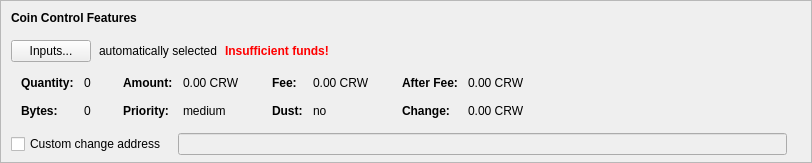
    <widget class="QFrame" name="frameCoinControl">
     <property name="sizePolicy">
      <sizepolicy hsizetype="Expanding" vsizetype="Expanding">
       <horstretch>0</horstretch>
       <verstretch>0</verstretch>
      </sizepolicy>
     </property>
     <property name="maximumSize">
      <size>
       <width>16777215</width>
       <height>16777215</height>
      </size>
     </property>
     <property name="frameShape">
      <enum>QFrame::StyledPanel</enum>
     </property>
     <property name="frameShadow">
      <enum>QFrame::Sunken</enum>
     </property>
     <layout class="QVBoxLayout" name="verticalLayoutCoinControl2">
      <property name="spacing">
       <number>0</number>
      </property>
      <property name="leftMargin">
       <number>0</number>
      </property>
      <property name="topMargin">
       <number>0</number>
      </property>
      <property name="rightMargin">
       <number>0</number>
      </property>
      <property name="bottomMargin">
       <number>6</number>
      </property>
      <item>
       <layout class="QVBoxLayout" name="verticalLayoutCoinControl" stretch="0,0,0,0,1">
        <property name="spacing">
         <number>0</number>
        </property>
        <property name="leftMargin">
         <number>10</number>
        </property>
        <property name="topMargin">
         <number>10</number>
        </property>
        <item>
         <layout class="QHBoxLayout" name="horizontalLayoutCoinControl1">
          <property name="bottomMargin">
           <number>15</number>
          </property>
          <item>
           <widget class="QLabel" name="labelCoinControlFeatures">
            <property name="sizePolicy">
             <sizepolicy hsizetype="Preferred" vsizetype="Maximum">
              <horstretch>0</horstretch>
              <verstretch>0</verstretch>
             </sizepolicy>
            </property>
            <property name="font">
             <font>
              <weight>75</weight>
              <bold>true</bold>
             </font>
            </property>
            <property name="styleSheet">
             <string notr="true">font-weight:bold;</string>
            </property>
            <property name="text">
             <string>Coin Control Features</string>
            </property>
           </widget>
          </item>
         </layout>
        </item>
        <item>
         <layout class="QHBoxLayout" name="horizontalLayoutCoinControl2" stretch="0,0,0,0">
          <property name="spacing">
           <number>8</number>
          </property>
          <property name="bottomMargin">
           <number>10</number>
          </property>
          <item>
           <widget class="QPushButton" name="pushButtonCoinControl">
            <property name="styleSheet">
             <string notr="true"/>
            </property>
            <property name="text">
             <string>Inputs...</string>
            </property>
            <property name="autoDefault">
             <bool>false</bool>
            </property>
           </widget>
          </item>
          <item>
           <widget class="QLabel" name="labelCoinControlAutomaticallySelected">
            <property name="text">
             <string>automatically selected</string>
            </property>
            <property name="margin">
             <number>5</number>
            </property>
           </widget>
          </item>
          <item>
           <widget class="QLabel" name="labelCoinControlInsuffFunds">
            <property name="font">
             <font>
              <weight>75</weight>
              <bold>true</bold>
             </font>
            </property>
            <property name="styleSheet">
             <string notr="true">color:red;font-weight:bold;</string>
            </property>
            <property name="text">
             <string>Insufficient funds!</string>
            </property>
            <property name="margin">
             <number>5</number>
            </property>
           </widget>
          </item>
          <item>
           <spacer name="horizontalSpacerCoinControl">
            <property name="orientation">
             <enum>Qt::Horizontal</enum>
            </property>
            <property name="sizeHint" stdset="0">
             <size>
              <width>40</width>
              <height>1</height>
             </size>
            </property>
           </spacer>
          </item>
         </layout>
        </item>
        <item>
         <widget class="QWidget" name="widgetCoinControl" native="true">
          <property name="sizePolicy">
           <sizepolicy hsizetype="Preferred" vsizetype="Preferred">
            <horstretch>0</horstretch>
            <verstretch>0</verstretch>
           </sizepolicy>
          </property>
          <property name="minimumSize">
           <size>
            <width>0</width>
            <height>0</height>
           </size>
          </property>
          <property name="styleSheet">
           <string notr="true"/>
          </property>
          <layout class="QHBoxLayout" name="horizontalLayoutCoinControl5">
           <property name="leftMargin">
            <number>0</number>
           </property>
           <property name="topMargin">
            <number>0</number>
           </property>
           <property name="rightMargin">
            <number>0</number>
           </property>
           <property name="bottomMargin">
            <number>0</number>
           </property>
           <item>
            <layout class="QHBoxLayout" name="horizontalLayoutCoinControl3" stretch="0,0,0,1">
             <property name="spacing">
              <number>20</number>
             </property>
             <property name="topMargin">
              <number>0</number>
             </property>
             <property name="bottomMargin">
              <number>10</number>
             </property>
             <item>
              <layout class="QFormLayout" name="formLayoutCoinControl1">
               <property name="horizontalSpacing">
                <number>10</number>
               </property>
               <property name="verticalSpacing">
                <number>14</number>
               </property>
               <property name="leftMargin">
                <number>10</number>
               </property>
               <property name="topMargin">
                <number>4</number>
               </property>
               <property name="rightMargin">
                <number>6</number>
               </property>
               <item row="0" column="0">
                <widget class="QLabel" name="labelCoinControlQuantityText">
                 <property name="font">
                  <font>
                   <weight>75</weight>
                   <bold>true</bold>
                  </font>
                 </property>
                 <property name="text">
                  <string>Quantity:</string>
                 </property>
                 <property name="margin">
                  <number>0</number>
                 </property>
                </widget>
               </item>
               <item row="0" column="1">
                <widget class="QLabel" name="labelCoinControlQuantity">
                 <property name="cursor">
                  <cursorShape>IBeamCursor</cursorShape>
                 </property>
                 <property name="contextMenuPolicy">
                  <enum>Qt::ActionsContextMenu</enum>
                 </property>
                 <property name="text">
                  <string notr="true">0</string>
                 </property>
                 <property name="margin">
                  <number>0</number>
                 </property>
                 <property name="textInteractionFlags">
                  <set>Qt::LinksAccessibleByMouse|Qt::TextSelectableByKeyboard|Qt::TextSelectableByMouse</set>
                 </property>
                </widget>
               </item>
               <item row="1" column="0">
                <widget class="QLabel" name="labelCoinControlBytesText">
                 <property name="font">
                  <font>
                   <weight>75</weight>
                   <bold>true</bold>
                  </font>
                 </property>
                 <property name="text">
                  <string>Bytes:</string>
                 </property>
                </widget>
               </item>
               <item row="1" column="1">
                <widget class="QLabel" name="labelCoinControlBytes">
                 <property name="cursor">
                  <cursorShape>IBeamCursor</cursorShape>
                 </property>
                 <property name="contextMenuPolicy">
                  <enum>Qt::ActionsContextMenu</enum>
                 </property>
                 <property name="text">
                  <string notr="true">0</string>
                 </property>
                 <property name="textInteractionFlags">
                  <set>Qt::LinksAccessibleByMouse|Qt::TextSelectableByKeyboard|Qt::TextSelectableByMouse</set>
                 </property>
                </widget>
               </item>
              </layout>
             </item>
             <item>
              <layout class="QFormLayout" name="formLayoutCoinControl2">
               <property name="horizontalSpacing">
                <number>10</number>
               </property>
               <property name="verticalSpacing">
                <number>14</number>
               </property>
               <property name="leftMargin">
                <number>6</number>
               </property>
               <property name="topMargin">
                <number>4</number>
               </property>
               <property name="rightMargin">
                <number>6</number>
               </property>
               <item row="0" column="0">
                <widget class="QLabel" name="labelCoinControlAmountText">
                 <property name="font">
                  <font>
                   <weight>75</weight>
                   <bold>true</bold>
                  </font>
                 </property>
                 <property name="text">
                  <string>Amount:</string>
                 </property>
                 <property name="margin">
                  <number>0</number>
                 </property>
                </widget>
               </item>
               <item row="0" column="1">
                <widget class="QLabel" name="labelCoinControlAmount">
                 <property name="cursor">
                  <cursorShape>IBeamCursor</cursorShape>
                 </property>
                 <property name="contextMenuPolicy">
                  <enum>Qt::ActionsContextMenu</enum>
                 </property>
                 <property name="text">
                  <string notr="true">0.00 CRW</string>
                 </property>
                 <property name="textInteractionFlags">
                  <set>Qt::LinksAccessibleByMouse|Qt::TextSelectableByKeyboard|Qt::TextSelectableByMouse</set>
                 </property>
                </widget>
               </item>
               <item row="1" column="0">
                <widget class="QLabel" name="labelCoinControlPriorityText">
                 <property name="font">
                  <font>
                   <weight>75</weight>
                   <bold>true</bold>
                  </font>
                 </property>
                 <property name="text">
                  <string>Priority:</string>
                 </property>
                </widget>
               </item>
               <item row="1" column="1">
                <widget class="QLabel" name="labelCoinControlPriority">
                 <property name="cursor">
                  <cursorShape>IBeamCursor</cursorShape>
                 </property>
                 <property name="contextMenuPolicy">
                  <enum>Qt::ActionsContextMenu</enum>
                 </property>
                 <property name="text">
                  <string>medium</string>
                 </property>
                 <property name="textInteractionFlags">
                  <set>Qt::LinksAccessibleByMouse|Qt::TextSelectableByKeyboard|Qt::TextSelectableByMouse</set>
                 </property>
                </widget>
               </item>
              </layout>
             </item>
             <item>
              <layout class="QFormLayout" name="formLayoutCoinControl3">
               <property name="horizontalSpacing">
                <number>10</number>
               </property>
               <property name="verticalSpacing">
                <number>14</number>
               </property>
               <property name="leftMargin">
                <number>6</number>
               </property>
               <property name="topMargin">
                <number>4</number>
               </property>
               <property name="rightMargin">
                <number>6</number>
               </property>
               <item row="0" column="0">
                <widget class="QLabel" name="labelCoinControlFeeText">
                 <property name="font">
                  <font>
                   <weight>75</weight>
                   <bold>true</bold>
                  </font>
                 </property>
                 <property name="text">
                  <string>Fee:</string>
                 </property>
                 <property name="margin">
                  <number>0</number>
                 </property>
                </widget>
               </item>
               <item row="0" column="1">
                <widget class="QLabel" name="labelCoinControlFee">
                 <property name="cursor">
                  <cursorShape>IBeamCursor</cursorShape>
                 </property>
                 <property name="contextMenuPolicy">
                  <enum>Qt::ActionsContextMenu</enum>
                 </property>
                 <property name="text">
                  <string notr="true">0.00 CRW</string>
                 </property>
                 <property name="textInteractionFlags">
                  <set>Qt::LinksAccessibleByMouse|Qt::TextSelectableByKeyboard|Qt::TextSelectableByMouse</set>
                 </property>
                </widget>
               </item>
               <item row="1" column="0">
                <widget class="QLabel" name="labelCoinControlLowOutputText">
                 <property name="font">
                  <font>
                   <weight>75</weight>
                   <bold>true</bold>
                  </font>
                 </property>
                 <property name="text">
                  <string>Dust:</string>
                 </property>
                </widget>
               </item>
               <item row="1" column="1">
                <widget class="QLabel" name="labelCoinControlLowOutput">
                 <property name="cursor">
                  <cursorShape>IBeamCursor</cursorShape>
                 </property>
                 <property name="contextMenuPolicy">
                  <enum>Qt::ActionsContextMenu</enum>
                 </property>
                 <property name="text">
                  <string>no</string>
                 </property>
                 <property name="textInteractionFlags">
                  <set>Qt::LinksAccessibleByMouse|Qt::TextSelectableByKeyboard|Qt::TextSelectableByMouse</set>
                 </property>
                </widget>
               </item>
              </layout>
             </item>
             <item>
              <layout class="QFormLayout" name="formLayoutCoinControl4">
               <property name="horizontalSpacing">
                <number>10</number>
               </property>
               <property name="verticalSpacing">
                <number>14</number>
               </property>
               <property name="leftMargin">
                <number>6</number>
               </property>
               <property name="topMargin">
                <number>4</number>
               </property>
               <property name="rightMargin">
                <number>6</number>
               </property>
               <item row="0" column="0">
                <widget class="QLabel" name="labelCoinControlAfterFeeText">
                 <property name="font">
                  <font>
                   <weight>75</weight>
                   <bold>true</bold>
                  </font>
                 </property>
                 <property name="text">
                  <string>After Fee:</string>
                 </property>
                 <property name="margin">
                  <number>0</number>
                 </property>
                </widget>
               </item>
               <item row="0" column="1">
                <widget class="QLabel" name="labelCoinControlAfterFee">
                 <property name="cursor">
                  <cursorShape>IBeamCursor</cursorShape>
                 </property>
                 <property name="contextMenuPolicy">
                  <enum>Qt::ActionsContextMenu</enum>
                 </property>
                 <property name="text">
                  <string notr="true">0.00 CRW</string>
                 </property>
                 <property name="textInteractionFlags">
                  <set>Qt::LinksAccessibleByMouse|Qt::TextSelectableByKeyboard|Qt::TextSelectableByMouse</set>
                 </property>
                </widget>
               </item>
               <item row="1" column="0">
                <widget class="QLabel" name="labelCoinControlChangeText">
                 <property name="font">
                  <font>
                   <weight>75</weight>
                   <bold>true</bold>
                  </font>
                 </property>
                 <property name="text">
                  <string>Change:</string>
                 </property>
                </widget>
               </item>
               <item row="1" column="1">
                <widget class="QLabel" name="labelCoinControlChange">
                 <property name="cursor">
                  <cursorShape>IBeamCursor</cursorShape>
                 </property>
                 <property name="contextMenuPolicy">
                  <enum>Qt::ActionsContextMenu</enum>
                 </property>
                 <property name="text">
                  <string notr="true">0.00 CRW</string>
                 </property>
                 <property name="textInteractionFlags">
                  <set>Qt::LinksAccessibleByMouse|Qt::TextSelectableByKeyboard|Qt::TextSelectableByMouse</set>
                 </property>
                </widget>
               </item>
              </layout>
             </item>
            </layout>
           </item>
          </layout>
         </widget>
        </item>
        <item>
         <layout class="QHBoxLayout" name="horizontalLayoutCoinControl4" stretch="0,0,0">
          <property name="spacing">
           <number>12</number>
          </property>
          <property name="sizeConstraint">
           <enum>QLayout::SetDefaultConstraint</enum>
          </property>
          <property name="topMargin">
           <number>5</number>
          </property>
          <property name="rightMargin">
           <number>5</number>
          </property>
          <item>
           <widget class="QCheckBox" name="checkBoxCoinControlChange">
            <property name="toolTip">
             <string>If this is activated, but the change address is empty or invalid, change will be sent to a newly generated address.</string>
            </property>
            <property name="text">
             <string>Custom change address</string>
            </property>
           </widget>
          </item>
          <item>
           <widget class="QValidatedLineEdit" name="lineEditCoinControlChange">
            <property name="enabled">
             <bool>false</bool>
            </property>
            <property name="sizePolicy">
             <sizepolicy hsizetype="Expanding" vsizetype="Fixed">
              <horstretch>0</horstretch>
              <verstretch>0</verstretch>
             </sizepolicy>
            </property>
           </widget>
          </item>
          <item>
           <widget class="QLabel" name="labelCoinControlChangeLabel">
            <property name="sizePolicy">
             <sizepolicy hsizetype="Preferred" vsizetype="Expanding">
              <horstretch>0</horstretch>
              <verstretch>0</verstretch>
             </sizepolicy>
            </property>
            <property name="minimumSize">
             <size>
              <width>0</width>
              <height>0</height>
             </size>
            </property>
            <property name="text">
             <string/>
            </property>
            <property name="margin">
             <number>3</number>
            </property>
           </widget>
          </item>
         </layout>
        </item>
        <item>
         <spacer name="verticalSpacerCoinControl">
          <property name="orientation">
           <enum>Qt::Vertical</enum>
          </property>
          <property name="sizeHint" stdset="0">
           <size>
            <width>800</width>
            <height>1</height>
           </size>
          </property>
         </spacer>
        </item>
       </layout>
      </item>
     </layout>
    </widget>
